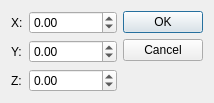
<ui version="4.0" >
 <class>PositionDialog</class>
 <widget class="QDialog" name="PositionDialog" >
  <property name="geometry" >
   <rect>
    <x>0</x>
    <y>0</y>
    <width>202</width>
    <height>94</height>
   </rect>
  </property>
  <property name="windowTitle" >
   <string>Enter Position</string>
  </property>
  <layout class="QFormLayout" name="formLayout" >
   <item row="0" column="0" >
    <layout class="QGridLayout" name="gridLayout" >
     <item row="0" column="0" >
      <widget class="QLabel" name="label" >
       <property name="text" >
        <string>X:</string>
       </property>
      </widget>
     </item>
     <item row="1" column="0" >
      <widget class="QLabel" name="label_2" >
       <property name="text" >
        <string>Y:</string>
       </property>
      </widget>
     </item>
     <item row="1" column="1" >
      <widget class="QDoubleSpinBox" name="ySpinBox" >
       <property name="minimum" >
        <double>-9999999.990000000223517</double>
       </property>
       <property name="maximum" >
        <double>9999999.990000000223517</double>
       </property>
      </widget>
     </item>
     <item row="2" column="0" >
      <widget class="QLabel" name="label_3" >
       <property name="text" >
        <string>Z:</string>
       </property>
      </widget>
     </item>
     <item row="2" column="1" >
      <widget class="QDoubleSpinBox" name="zSpinBox" >
       <property name="minimum" >
        <double>-9999999.990000000223517</double>
       </property>
       <property name="maximum" >
        <double>999999.989999999990687</double>
       </property>
      </widget>
     </item>
     <item row="0" column="1" >
      <widget class="QDoubleSpinBox" name="xSpinBox" >
       <property name="minimum" >
        <double>-9999999.990000000223517</double>
       </property>
       <property name="maximum" >
        <double>9999999.990000000223517</double>
       </property>
      </widget>
     </item>
    </layout>
   </item>
   <item row="0" column="1" >
    <widget class="QDialogButtonBox" name="buttonBox" >
     <property name="orientation" >
      <enum>Qt::Vertical</enum>
     </property>
     <property name="standardButtons" >
      <set>QDialogButtonBox::Cancel|QDialogButtonBox::Ok</set>
     </property>
    </widget>
   </item>
  </layout>
 </widget>
 <tabstops>
  <tabstop>xSpinBox</tabstop>
  <tabstop>ySpinBox</tabstop>
  <tabstop>zSpinBox</tabstop>
  <tabstop>buttonBox</tabstop>
 </tabstops>
 <resources/>
 <connections>
  <connection>
   <sender>buttonBox</sender>
   <signal>accepted()</signal>
   <receiver>PositionDialog</receiver>
   <slot>accept()</slot>
   <hints>
    <hint type="sourcelabel" >
     <x>248</x>
     <y>254</y>
    </hint>
    <hint type="destinationlabel" >
     <x>157</x>
     <y>274</y>
    </hint>
   </hints>
  </connection>
  <connection>
   <sender>buttonBox</sender>
   <signal>rejected()</signal>
   <receiver>PositionDialog</receiver>
   <slot>reject()</slot>
   <hints>
    <hint type="sourcelabel" >
     <x>316</x>
     <y>260</y>
    </hint>
    <hint type="destinationlabel" >
     <x>286</x>
     <y>274</y>
    </hint>
   </hints>
  </connection>
 </connections>
</ui>
